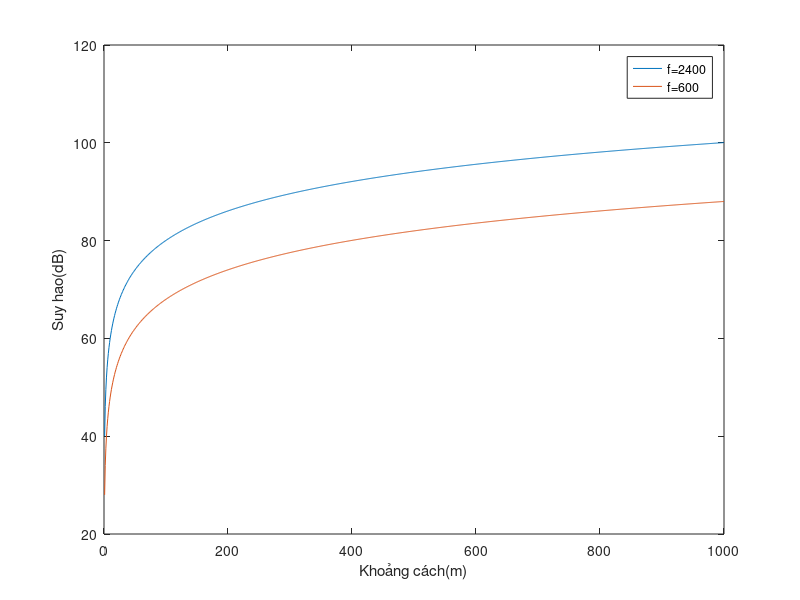

This figure's MATLAB source:
f = 2400;
f2 = 600;
c = 300;
d = 1:1:1000;
fspl = ((4*pi*d*f)/c).^2;
fspl2 = ((4*pi*d*f2)/c).^2;
plot(d,10*log10(fspl),d,10*log10(fspl2));
xlabel('Khoảng cách(m)');
ylabel('Suy hao(dB)');
legend('f=2400','f=600');